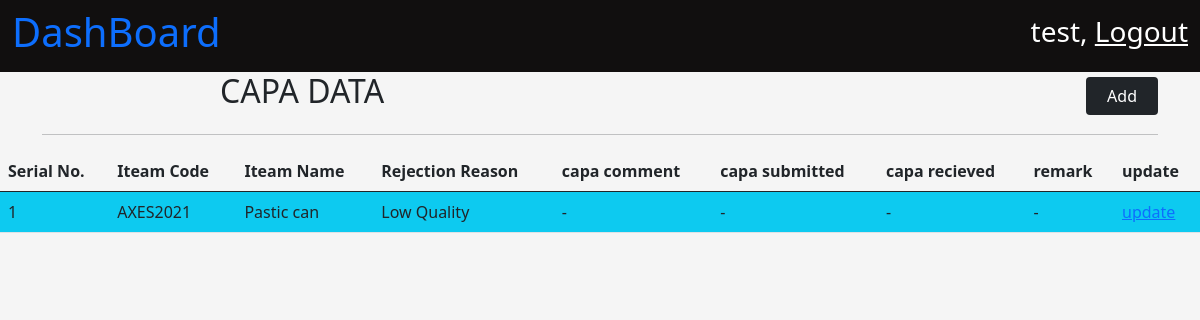
The page /quality/capaData/ (signed in) on the database as committed earlier.
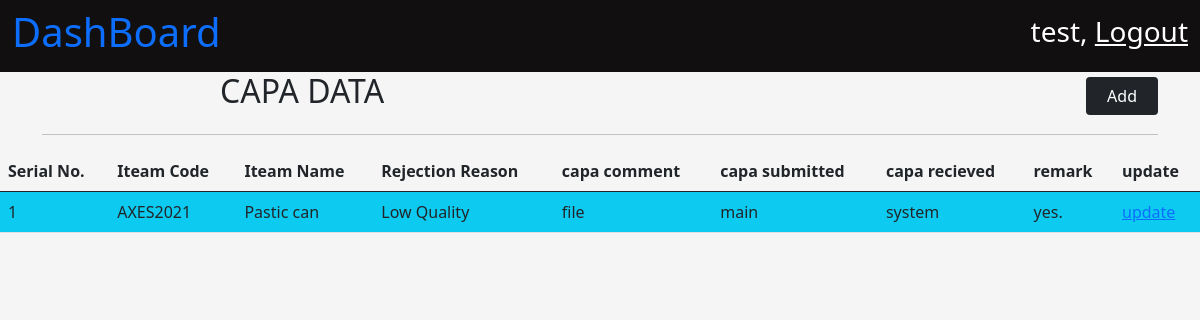
The same page on the database as committed later.
### MouldQuality/models.py (models this page shows)
class capa_data(models.Model):
    serial_number = models.AutoField(primary_key=True)
    item_code = models.CharField(max_length=100)
    item_name = models.CharField(max_length=200)
    last_updated = models.DateTimeField(auto_now = True)
    rejection_reason = models.CharField(max_length=100, null = True)
    capa_comment = models.CharField(max_length=200, null = True)
    capa_submitted = models.CharField(max_length=200, null = True)
    capa_recv = models.CharField(max_length=200, null = True)
    remark = models.CharField(max_length=200, null = True)

### MouldQuality/views.py (the view)
# urls.py: path('capaData/', views.capa_data_show, name = "CapaData"),
@login_required
def capa_data_show(request):
    context = {}
    context['capa_data'] = capa_data.objects.all()[::-1]
    if len(context['capa_data']) == 0:
        context['NO_DATA'] = True
    return render(request, 'quality/capa_data.html', context)

### MouldQuality/templates/quality/capa_data.html (shortened to what this page needs)
{% extends 'base.html' %}
{% load static %}
{% block title %}
    <link
        rel="stylesheet"
        href="{% static 'css/dashboard.css' %}" >
{% endblock %}
{% block body_content %}
    <nav
        class="navbar navbar-light dashboard_nav">
        <div class="container-fluid dashboard_nav">
            <p class="h1 dashboard_title">
                <a href="{% url 'homePage' %}" style="text-decoration:None;">
                  DashBoard
                </a>
            </p>
            <div class="user_data">
                <p class="h3">
                    {{ request.user.first_name }},
                    <a href="{% url 'userLogout' %}">
                        Logout
                    </a>
                </p>
            </div>
        </div>
    </nav>
    <div class="container">
        <div class="row">
            <div class="col">
                <p class="h2" style="text-align : center">
                    CAPA DATA
                </p>
            </div>
            <div class="col">
                <a href="{% url 'NewIteam' %}"> <button class="btn bg-dark text-white" style="padding-left: 20px;padding-right : 20px;margin-top : 5px;margin-left : 500px;">Add</button></a>
            </div>
        </div>
        <hr />
    </div>
    <div>
        <table class="table">
            <thead>
                <th class="col">
                    Serial No.
                </th>
                <th class="col">
                    Iteam Code
                </th>
                <th class="col">
                    Iteam Name
                </th>
                <th class="col">
                    Rejection Reason
                </th>
                <th class="col">
                    capa comment
                </th>
                <th class="col">
                    capa submitted
                </th>
                <th class="col">
                    capa recieved
                </th>
                <th class="col">
                    remark
                </th>
                <th class="col">
                    update
                </th>
            </thead>
            <tbody>
                {% for data in capa_data %}
                <tr class="bg-info">
                <td>
                    {{ data.serial_number }}
                </td>
                <td>
                    {{ data.item_code }}
                </td>
                <td>
                    {{ data.item_name }}
                </td>
                <td>
                    {{ data.rejection_reason }}
                </td>
                <td>
                    {{ data.capa_comment }}
                </td>
                <td>
                    {{ data.capa_submitted }}
                </td>
                <td>
                    {{ data.capa_recv }}
                </td>
                <td>
                    {{ data.remark }}
                </td>
                <td>
                    <a href="/quality/updateCAPA/{{ data.serial_number }}">update</a>
                </td>
                    </tr>
                {% endfor %}
            </tbody>
        </table>
    </div>
{% endblock %}

Rows that differ between the two databases and show on the page:
changed capa_data "AXES2021": capa_comment "-" → "file"; capa_submitted "-" → "main"; capa_recv "-" → "system"; remark "-" → "yes."
